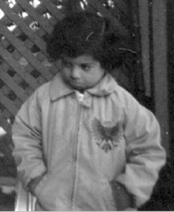
#> input picture exercise/3/boy.png, 174 x 212 px
$ python '3_gamma trans.py'
#> lines starting #> are read from the running program, lines starting #| are printed output that depends on the picture
import cv2
import numpy as np

def apply_gamma_transformation(image_path, gamma):
    """
    应用幂次转换以调整图像亮度。
    :param image_path: 图像的路径。
    :param gamma: 伽马值，用于控制亮度调整的非线性程度。
    """
#> called with image_path = 'boy.png', gamma = 2
    # 读取图片
    image = cv2.imread(image_path)
#> image is the input picture: shape (212, 174, 3); min 1, max 255, mean 98.9

    # 转换为灰度图
    gray_image = cv2.cvtColor(image, cv2.COLOR_BGR2GRAY)

    # 首先将图像像素值范围从0-255转换到0-1
    gray_normalized = gray_image / 255.0

    # 应用幂次转换
    gamma_corrected = np.power(gray_normalized, gamma)
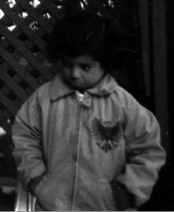
#> gamma_corrected: shape (212, 174) float64; min 1.54e-05, max 1, mean 0.187

    # 再将结果缩放回0-255
    gamma_corrected = np.uint8(gamma_corrected * 255)

    # 显示原始灰度图像和幂次转换后的图像
    cv2.imshow('Original Gray Image', gray_image)
    cv2.imshow('Gamma Corrected Image', gamma_corrected)

    # 等待键盘输入，之后关闭窗口
    cv2.waitKey(0)
    cv2.destroyAllWindows()

# 调用函数
apply_gamma_transformation('boy.png', gamma=2.0)

# 当 γ>1 时：随着
# γ 的增大，图像的暗部会变得更暗，而亮部的变化不那么显著。这种效果会使得图像中的暗区域细节减少，对比度在暗区域降低，
# 使得这些区域看起来更加模糊或者细节不那么清晰。然而，在一些场景中，增加
# γ 值可能会帮助提升亮部与暗部的对比度，使某些细节变得更易于观察，但这通常以牺牲暗部细节为代价。

# 当 γ<1 时：随着
# γ 的减小，图像的暗部细节会被增强，变得更亮，而亮部的变化相对较少。这可以增加暗部的可见细节和对比度，
# 使得这些区域的内容更加明显和清晰。这种调整特别适合于提升在暗处拍摄或者曝光不足的图像的可见性和细节。然而，如果
# γ 值过小，可能会导致图像的亮部过曝，细节丢失。
